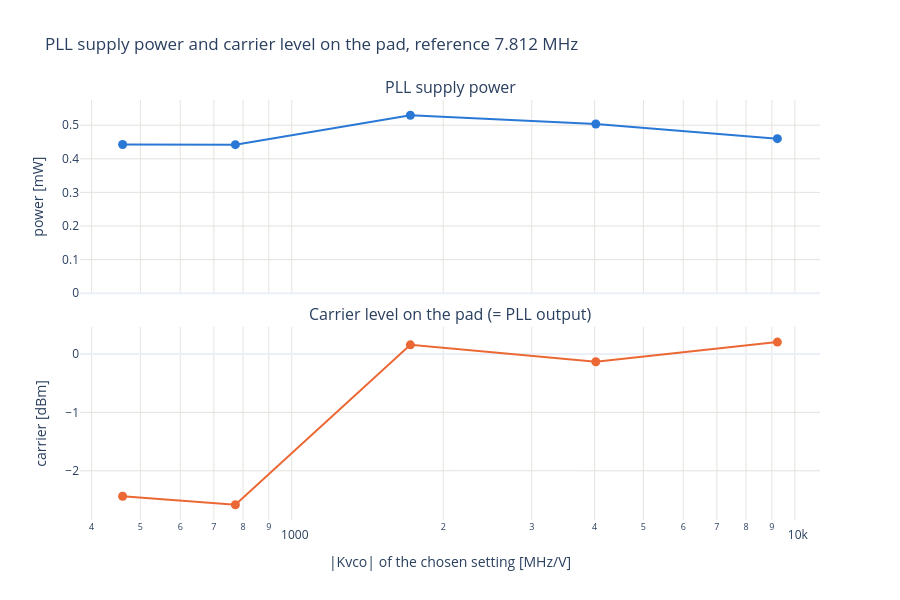

The notebook cell saved with this chart:
### Code cell
# PLL supply power and carrier level on the pad per setting (same x axis as the jitter plot).
from plotly.subplots import make_subplots

fig = make_subplots(rows=2, cols=1, shared_xaxes=True, vertical_spacing=0.08,
                    subplot_titles=["PLL supply power", "Carrier level on the pad (= PLL output)"])
fig.add_scatter(x=ok[X_COL] / X_SCALE, y=ok["pll_p"] * 1e3, mode="lines+markers", showlegend=False, row=1, col=1,
                line=dict(color=PALETTE[0], width=2), marker=dict(size=9), customdata=HOVER_DATA,
                hovertemplate=f"%{{y:.3f}} mW at %{{x:.0f}}<br>{HOVER_SETTING}<extra></extra>")
fig.add_scatter(x=ok[X_COL] / X_SCALE, y=ok["carrier_dbm"], mode="lines+markers", showlegend=False, row=2, col=1,
                line=dict(color=PALETTE[1], width=2), marker=dict(size=9), customdata=HOVER_DATA,
                hovertemplate=f"%{{y:.1f}} dBm at %{{x:.0f}}<br>{HOVER_SETTING}<extra></extra>")
fig.update_layout(title=f"PLL supply power and carrier level on the pad, {REF_TXT}", template="plotly_white", height=600)
fig.update_xaxes(type="log", gridcolor=GRID)
fig.update_xaxes(title=X_TITLE, row=2)
fig.update_yaxes(gridcolor=GRID)
fig.update_yaxes(title="power [mW]", rangemode="tozero", row=1)
fig.update_yaxes(title="carrier [dBm]", row=2)
save(fig, "power_carrier_vs_f" if SWEEP_F else "power_carrier_vs_kvco")

### Figure 1 — Plotly figure (JSON) as saved in the notebook; plotly's stock layout.template omitted (floating-point values rounded to 4 significant figures)
{"data": [{"customdata": [[5.0, 8.0, 6.0, 461.0, -2.437], [5.0, 8.0, 0.0, 772.3, -2.581], [9.0, 9.0, 10.0, 1721.0, 0.1551], [8.0, 9.0, 10.0, 4021.0, -0.1345], [6.0, 11.0, 0.0, 9232.0, 0.2025]], "hovertemplate": "%{y:.3f} mW at %{x:.0f}<br>c%{customdata[0]:.0f} min %{customdata[1]:.0f} max %{customdata[2]:.0f}, |Kvco| %{customdata[3]:.0f} MHz/V, carrier %{customdata[4]:.1f} dBm<extra></extra>", "line": {"color": "#2a78d6", "width": 2}, "marker": {"size": 9}, "mode": "lines+markers", "showlegend": false, "type": "scatter", "x": [461.0, 772.3, 1721.0, 4021.0, 9232.0], "xaxis": "x", "y": [0.4424, 0.4421, 0.5295, 0.5034, 0.4599], "yaxis": "y"}, {"customdata": [[5.0, 8.0, 6.0, 461.0, -2.437], [5.0, 8.0, 0.0, 772.3, -2.581], [9.0, 9.0, 10.0, 1721.0, 0.1551], [8.0, 9.0, 10.0, 4021.0, -0.1345], [6.0, 11.0, 0.0, 9232.0, 0.2025]], "hovertemplate": "%{y:.1f} dBm at %{x:.0f}<br>c%{customdata[0]:.0f} min %{customdata[1]:.0f} max %{customdata[2]:.0f}, |Kvco| %{customdata[3]:.0f} MHz/V, carrier %{customdata[4]:.1f} dBm<extra></extra>", "line": {"color": "#eb6834", "width": 2}, "marker": {"size": 9}, "mode": "lines+markers", "showlegend": false, "type": "scatter", "x": [461.0, 772.3, 1721.0, 4021.0, 9232.0], "xaxis": "x2", "y": [-2.437, -2.581, 0.1551, -0.1345, 0.2025], "yaxis": "y2"}], "layout": {"annotations": [{"font": {"size": 16}, "showarrow": false, "text": "PLL supply power", "x": 0.5, "xanchor": "center", "xref": "paper", "y": 1, "yanchor": "bottom", "yref": "paper"}, {"font": {"size": 16}, "showarrow": false, "text": "Carrier level on the pad (= PLL output)", "x": 0.5, "xanchor": "center", "xref": "paper", "y": 0.46, "yanchor": "bottom", "yref": "paper"}], "height": 600, "title": {"text": "PLL supply power and carrier level on the pad, reference 7.812 MHz"}, "xaxis": {"anchor": "y", "domain": [0, 1], "gridcolor": "#e4e3df", "matches": "x2", "showticklabels": false, "type": "log"}, "xaxis2": {"anchor": "y2", "domain": [0, 1], "gridcolor": "#e4e3df", "title": {"text": "|Kvco| of the chosen setting [MHz/V]"}, "type": "log"}, "yaxis": {"anchor": "x", "domain": [0.54, 1], "gridcolor": "#e4e3df", "rangemode": "tozero", "title": {"text": "power [mW]"}}, "yaxis2": {"anchor": "x2", "domain": [0, 0.46], "gridcolor": "#e4e3df", "title": {"text": "carrier [dBm]"}}}}
